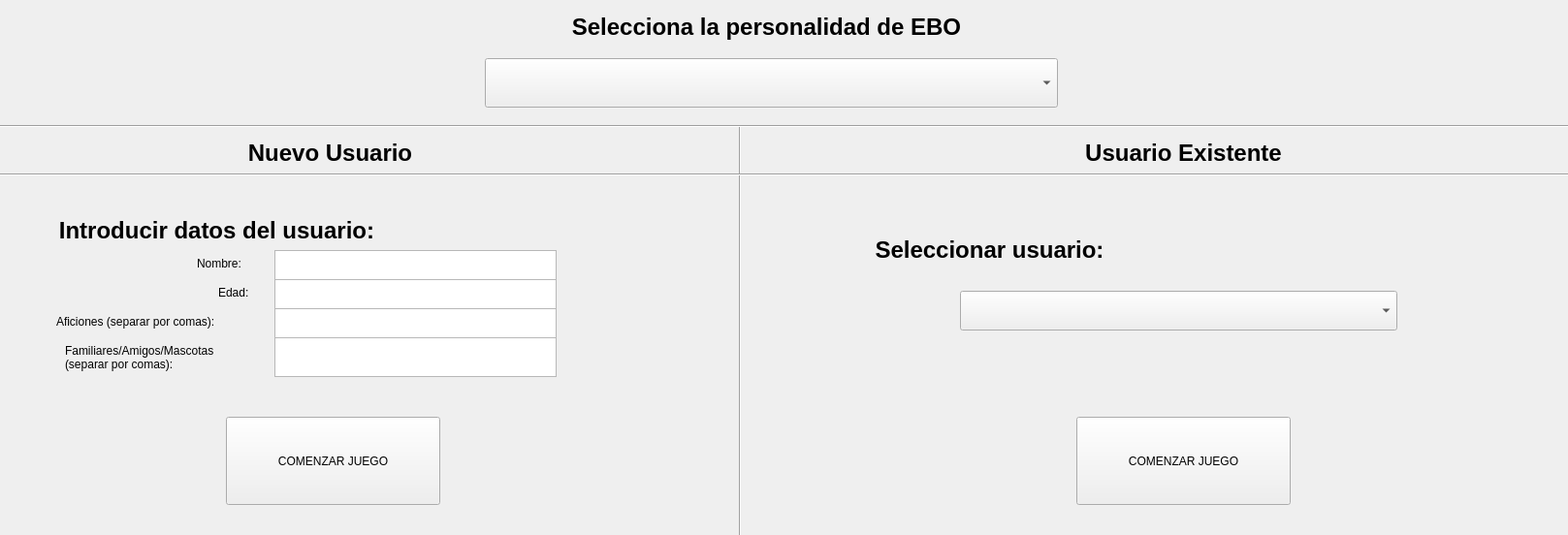
<?xml version="1.0" encoding="UTF-8"?>
<ui version="4.0">
 <class>Form</class>
 <widget class="QWidget" name="Form">
  <property name="geometry">
   <rect>
    <x>0</x>
    <y>0</y>
    <width>1617</width>
    <height>552</height>
   </rect>
  </property>
  <property name="windowTitle">
   <string>Form</string>
  </property>
  <widget class="QPlainTextEdit" name="plainTextEdit_7">
   <property name="geometry">
    <rect>
     <x>62</x>
     <y>350</y>
     <width>241</width>
     <height>51</height>
    </rect>
   </property>
   <property name="layoutDirection">
    <enum>Qt::LeftToRight</enum>
   </property>
   <property name="styleSheet">
    <string notr="true">background-color: transparent;
</string>
   </property>
   <property name="readOnly">
    <bool>true</bool>
   </property>
   <property name="plainText">
    <string>Familiares/Amigos/Mascotas
(separar por comas):</string>
   </property>
  </widget>
  <widget class="QTextEdit" name="textEdit_2">
   <property name="geometry">
    <rect>
     <x>500</x>
     <y>10</y>
     <width>581</width>
     <height>41</height>
    </rect>
   </property>
   <property name="autoFillBackground">
    <bool>true</bool>
   </property>
   <property name="styleSheet">
    <string notr="true">background-color: transparent;</string>
   </property>
   <property name="frameShape">
    <enum>QFrame::NoFrame</enum>
   </property>
   <property name="frameShadow">
    <enum>QFrame::Sunken</enum>
   </property>
   <property name="readOnly">
    <bool>true</bool>
   </property>
   <property name="html">
    <string>&lt;!DOCTYPE HTML PUBLIC &quot;-//W3C//DTD HTML 4.0//EN&quot; &quot;http://www.w3.org/TR/REC-html40/strict.dtd&quot;&gt;
&lt;html&gt;&lt;head&gt;&lt;meta name=&quot;qrichtext&quot; content=&quot;1&quot; /&gt;&lt;style type=&quot;text/css&quot;&gt;
p, li { white-space: pre-wrap; }
&lt;/style&gt;&lt;/head&gt;&lt;body style=&quot; font-family:'Ubuntu'; font-size:11pt; font-weight:400; font-style:normal;&quot;&gt;
&lt;p align=&quot;center&quot; style=&quot; margin-top:0px; margin-bottom:0px; margin-left:0px; margin-right:0px; -qt-block-indent:0; text-indent:0px;&quot;&gt;&lt;span style=&quot; font-size:18pt; font-weight:600;&quot;&gt;Selecciona la personalidad de EBO&lt;/span&gt;&lt;/p&gt;&lt;/body&gt;&lt;/html&gt;</string>
   </property>
  </widget>
  <widget class="QPlainTextEdit" name="plainTextEdit">
   <property name="geometry">
    <rect>
     <x>198</x>
     <y>260</y>
     <width>111</width>
     <height>31</height>
    </rect>
   </property>
   <property name="layoutDirection">
    <enum>Qt::LeftToRight</enum>
   </property>
   <property name="styleSheet">
    <string notr="true">background-color: transparent;
</string>
   </property>
   <property name="readOnly">
    <bool>true</bool>
   </property>
   <property name="plainText">
    <string>Nombre:</string>
   </property>
  </widget>
  <widget class="QTextEdit" name="nombreE">
   <property name="geometry">
    <rect>
     <x>283</x>
     <y>258</y>
     <width>291</width>
     <height>31</height>
    </rect>
   </property>
  </widget>
  <widget class="QComboBox" name="comboBox">
   <property name="geometry">
    <rect>
     <x>500</x>
     <y>60</y>
     <width>591</width>
     <height>51</height>
    </rect>
   </property>
  </widget>
  <widget class="QTextEdit" name="textEdit_3">
   <property name="geometry">
    <rect>
     <x>-67</x>
     <y>220</y>
     <width>581</width>
     <height>41</height>
    </rect>
   </property>
   <property name="autoFillBackground">
    <bool>true</bool>
   </property>
   <property name="styleSheet">
    <string notr="true">background-color: transparent;</string>
   </property>
   <property name="frameShape">
    <enum>QFrame::NoFrame</enum>
   </property>
   <property name="frameShadow">
    <enum>QFrame::Sunken</enum>
   </property>
   <property name="readOnly">
    <bool>true</bool>
   </property>
   <property name="html">
    <string>&lt;!DOCTYPE HTML PUBLIC &quot;-//W3C//DTD HTML 4.0//EN&quot; &quot;http://www.w3.org/TR/REC-html40/strict.dtd&quot;&gt;
&lt;html&gt;&lt;head&gt;&lt;meta name=&quot;qrichtext&quot; content=&quot;1&quot; /&gt;&lt;style type=&quot;text/css&quot;&gt;
p, li { white-space: pre-wrap; }
&lt;/style&gt;&lt;/head&gt;&lt;body style=&quot; font-family:'Ubuntu'; font-size:11pt; font-weight:400; font-style:normal;&quot;&gt;
&lt;p align=&quot;center&quot; style=&quot; margin-top:0px; margin-bottom:0px; margin-left:0px; margin-right:0px; -qt-block-indent:0; text-indent:0px;&quot;&gt;&lt;span style=&quot; font-size:18pt; font-weight:600;&quot;&gt;Introducir datos del usuario:&lt;/span&gt;&lt;/p&gt;&lt;/body&gt;&lt;/html&gt;</string>
   </property>
  </widget>
  <widget class="QTextEdit" name="famiE">
   <property name="geometry">
    <rect>
     <x>283</x>
     <y>348</y>
     <width>291</width>
     <height>41</height>
    </rect>
   </property>
  </widget>
  <widget class="QTextEdit" name="aficionE">
   <property name="geometry">
    <rect>
     <x>283</x>
     <y>318</y>
     <width>291</width>
     <height>31</height>
    </rect>
   </property>
  </widget>
  <widget class="QPlainTextEdit" name="plainTextEdit_5">
   <property name="geometry">
    <rect>
     <x>53</x>
     <y>320</y>
     <width>231</width>
     <height>31</height>
    </rect>
   </property>
   <property name="layoutDirection">
    <enum>Qt::LeftToRight</enum>
   </property>
   <property name="styleSheet">
    <string notr="true">background-color: transparent;
</string>
   </property>
   <property name="readOnly">
    <bool>true</bool>
   </property>
   <property name="plainText">
    <string>Aficiones (separar por comas):</string>
   </property>
  </widget>
  <widget class="QPlainTextEdit" name="plainTextEdit_3">
   <property name="geometry">
    <rect>
     <x>220</x>
     <y>290</y>
     <width>111</width>
     <height>31</height>
    </rect>
   </property>
   <property name="layoutDirection">
    <enum>Qt::LeftToRight</enum>
   </property>
   <property name="styleSheet">
    <string notr="true">background-color: transparent;
</string>
   </property>
   <property name="readOnly">
    <bool>true</bool>
   </property>
   <property name="plainText">
    <string>Edad:</string>
   </property>
  </widget>
  <widget class="QTextEdit" name="edadE">
   <property name="geometry">
    <rect>
     <x>283</x>
     <y>288</y>
     <width>291</width>
     <height>31</height>
    </rect>
   </property>
  </widget>
  <widget class="QPushButton" name="startGame">
   <property name="geometry">
    <rect>
     <x>233</x>
     <y>430</y>
     <width>221</width>
     <height>91</height>
    </rect>
   </property>
   <property name="text">
    <string>COMENZAR JUEGO</string>
   </property>
  </widget>
  <widget class="QTextEdit" name="textEdit_4">
   <property name="geometry">
    <rect>
     <x>50</x>
     <y>140</y>
     <width>581</width>
     <height>41</height>
    </rect>
   </property>
   <property name="autoFillBackground">
    <bool>true</bool>
   </property>
   <property name="styleSheet">
    <string notr="true">background-color: transparent;</string>
   </property>
   <property name="frameShape">
    <enum>QFrame::NoFrame</enum>
   </property>
   <property name="frameShadow">
    <enum>QFrame::Sunken</enum>
   </property>
   <property name="readOnly">
    <bool>true</bool>
   </property>
   <property name="html">
    <string>&lt;!DOCTYPE HTML PUBLIC &quot;-//W3C//DTD HTML 4.0//EN&quot; &quot;http://www.w3.org/TR/REC-html40/strict.dtd&quot;&gt;
&lt;html&gt;&lt;head&gt;&lt;meta name=&quot;qrichtext&quot; content=&quot;1&quot; /&gt;&lt;style type=&quot;text/css&quot;&gt;
p, li { white-space: pre-wrap; }
&lt;/style&gt;&lt;/head&gt;&lt;body style=&quot; font-family:'Ubuntu'; font-size:11pt; font-weight:400; font-style:normal;&quot;&gt;
&lt;p align=&quot;center&quot; style=&quot; margin-top:0px; margin-bottom:0px; margin-left:0px; margin-right:0px; -qt-block-indent:0; text-indent:0px;&quot;&gt;&lt;span style=&quot; font-size:18pt; font-weight:600;&quot;&gt;Nuevo Usuario&lt;/span&gt;&lt;/p&gt;&lt;/body&gt;&lt;/html&gt;</string>
   </property>
  </widget>
  <widget class="QTextEdit" name="textEdit_5">
   <property name="geometry">
    <rect>
     <x>930</x>
     <y>140</y>
     <width>581</width>
     <height>41</height>
    </rect>
   </property>
   <property name="autoFillBackground">
    <bool>true</bool>
   </property>
   <property name="styleSheet">
    <string notr="true">background-color: transparent;</string>
   </property>
   <property name="frameShape">
    <enum>QFrame::NoFrame</enum>
   </property>
   <property name="frameShadow">
    <enum>QFrame::Sunken</enum>
   </property>
   <property name="readOnly">
    <bool>true</bool>
   </property>
   <property name="html">
    <string>&lt;!DOCTYPE HTML PUBLIC &quot;-//W3C//DTD HTML 4.0//EN&quot; &quot;http://www.w3.org/TR/REC-html40/strict.dtd&quot;&gt;
&lt;html&gt;&lt;head&gt;&lt;meta name=&quot;qrichtext&quot; content=&quot;1&quot; /&gt;&lt;style type=&quot;text/css&quot;&gt;
p, li { white-space: pre-wrap; }
&lt;/style&gt;&lt;/head&gt;&lt;body style=&quot; font-family:'Ubuntu'; font-size:11pt; font-weight:400; font-style:normal;&quot;&gt;
&lt;p align=&quot;center&quot; style=&quot; margin-top:0px; margin-bottom:0px; margin-left:0px; margin-right:0px; -qt-block-indent:0; text-indent:0px;&quot;&gt;&lt;span style=&quot; font-size:18pt; font-weight:600;&quot;&gt;Usuario Existente&lt;/span&gt;&lt;/p&gt;&lt;/body&gt;&lt;/html&gt;</string>
   </property>
  </widget>
  <widget class="QComboBox" name="comboBox_user">
   <property name="geometry">
    <rect>
     <x>990</x>
     <y>300</y>
     <width>451</width>
     <height>41</height>
    </rect>
   </property>
  </widget>
  <widget class="QPushButton" name="startGame_user">
   <property name="geometry">
    <rect>
     <x>1110</x>
     <y>430</y>
     <width>221</width>
     <height>91</height>
    </rect>
   </property>
   <property name="text">
    <string>COMENZAR JUEGO</string>
   </property>
  </widget>
  <widget class="QTextEdit" name="textEdit_6">
   <property name="geometry">
    <rect>
     <x>730</x>
     <y>240</y>
     <width>581</width>
     <height>41</height>
    </rect>
   </property>
   <property name="autoFillBackground">
    <bool>true</bool>
   </property>
   <property name="styleSheet">
    <string notr="true">background-color: transparent;</string>
   </property>
   <property name="frameShape">
    <enum>QFrame::NoFrame</enum>
   </property>
   <property name="frameShadow">
    <enum>QFrame::Sunken</enum>
   </property>
   <property name="readOnly">
    <bool>true</bool>
   </property>
   <property name="html">
    <string>&lt;!DOCTYPE HTML PUBLIC &quot;-//W3C//DTD HTML 4.0//EN&quot; &quot;http://www.w3.org/TR/REC-html40/strict.dtd&quot;&gt;
&lt;html&gt;&lt;head&gt;&lt;meta name=&quot;qrichtext&quot; content=&quot;1&quot; /&gt;&lt;style type=&quot;text/css&quot;&gt;
p, li { white-space: pre-wrap; }
&lt;/style&gt;&lt;/head&gt;&lt;body style=&quot; font-family:'Ubuntu'; font-size:11pt; font-weight:400; font-style:normal;&quot;&gt;
&lt;p align=&quot;center&quot; style=&quot; margin-top:0px; margin-bottom:0px; margin-left:0px; margin-right:0px; -qt-block-indent:0; text-indent:0px;&quot;&gt;&lt;span style=&quot; font-size:18pt; font-weight:600;&quot;&gt;Seleccionar usuario:&lt;/span&gt;&lt;/p&gt;&lt;/body&gt;&lt;/html&gt;</string>
   </property>
  </widget>
  <widget class="Line" name="line">
   <property name="geometry">
    <rect>
     <x>753</x>
     <y>130</y>
     <width>20</width>
     <height>471</height>
    </rect>
   </property>
   <property name="orientation">
    <enum>Qt::Vertical</enum>
   </property>
  </widget>
  <widget class="Line" name="line_2">
   <property name="geometry">
    <rect>
     <x>-90</x>
     <y>120</y>
     <width>1721</width>
     <height>20</height>
    </rect>
   </property>
   <property name="orientation">
    <enum>Qt::Horizontal</enum>
   </property>
  </widget>
  <widget class="Line" name="line_3">
   <property name="geometry">
    <rect>
     <x>-40</x>
     <y>170</y>
     <width>1721</width>
     <height>20</height>
    </rect>
   </property>
   <property name="orientation">
    <enum>Qt::Horizontal</enum>
   </property>
  </widget>
 </widget>
 <resources/>
 <connections/>
</ui>
